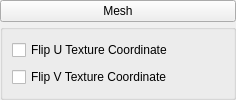
<?xml version="1.0" encoding="UTF-8"?>
<ui version="4.0">
 <class>MeshPropertiesTab</class>
 <widget class="QWidget" name="MeshPropertiesTab">
  <property name="geometry">
   <rect>
    <x>0</x>
    <y>0</y>
    <width>236</width>
    <height>100</height>
   </rect>
  </property>
  <property name="sizePolicy">
   <sizepolicy hsizetype="Expanding" vsizetype="Fixed">
    <horstretch>0</horstretch>
    <verstretch>0</verstretch>
   </sizepolicy>
  </property>
  <property name="windowTitle">
   <string>Form</string>
  </property>
  <layout class="QVBoxLayout" name="verticalLayout">
   <property name="spacing">
    <number>2</number>
   </property>
   <property name="leftMargin">
    <number>0</number>
   </property>
   <property name="topMargin">
    <number>0</number>
   </property>
   <property name="rightMargin">
    <number>0</number>
   </property>
   <property name="bottomMargin">
    <number>0</number>
   </property>
   <item>
    <widget class="QPushButton" name="tabToggle">
     <property name="text">
      <string>Mesh</string>
     </property>
     <property name="flat">
      <bool>false</bool>
     </property>
    </widget>
   </item>
   <item>
    <widget class="QGroupBox" name="groupBox">
     <property name="title">
      <string/>
     </property>
     <property name="alignment">
      <set>Qt::AlignLeading|Qt::AlignLeft|Qt::AlignTop</set>
     </property>
     <layout class="QVBoxLayout" name="verticalLayout_3" stretch="0,0,0">
      <item>
       <layout class="QHBoxLayout" name="meshFileRoot"/>
      </item>
      <item>
       <widget class="QCheckBox" name="flipUTexCoord">
        <property name="text">
         <string>Flip U Texture Coordinate</string>
        </property>
       </widget>
      </item>
      <item>
       <widget class="QCheckBox" name="flipVTexCoord">
        <property name="text">
         <string>Flip V Texture Coordinate</string>
        </property>
       </widget>
      </item>
     </layout>
    </widget>
   </item>
  </layout>
 </widget>
 <resources/>
 <connections/>
</ui>
